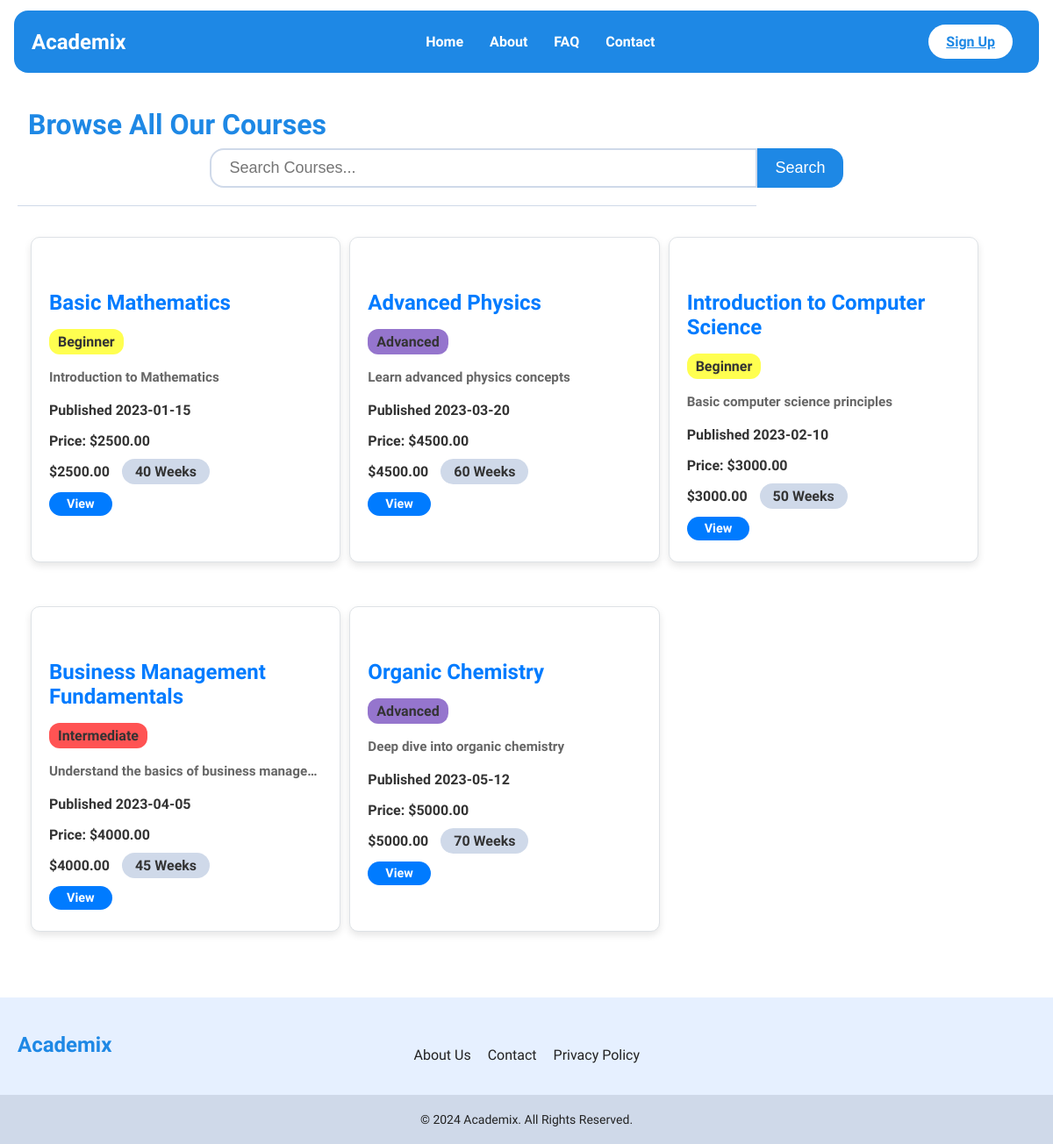
Screenshot of /courses/index.php with the database file from the repository.
### tables this page shows
CREATE TABLE course (
    course_id INT PRIMARY KEY AUTO_INCREMENT,
    course_name VARCHAR(255),
    level VARCHAR(50),
    thumbnail_url VARCHAR(255),
    description TEXT,
    published_date DATE,
    price DECIMAL(10, 2),
    duration INT,
    subject_id INT,
    remarks TEXT,
    status VARCHAR(50),
    reviewed_time DATETIME,
    reviewer_id INT,
    publish_time DATETIME,
    publisher_id INT,
    FOREIGN KEY (subject_id) REFERENCES subject(subject_id),
    FOREIGN KEY (reviewer_id) REFERENCES course_reviewer(reviewer_id),
    FOREIGN KEY (publisher_id) REFERENCES course_publisher(publisher_id)
);

### courses/index.php (the view, shortened to what this page needs)
<!DOCTYPE html>
<html lang="en">
<head>
    <?php
    include "../utils/db.php";
    $search_query = isset($_GET['search']) ? $conn->real_escape_string($_GET['search']) : '';
    if (!empty($search_query)) {
        $sql = "SELECT * FROM course WHERE course_name LIKE '%$search_query%'";
    } else {
        $sql = "SELECT * FROM course";
    }
    $result = $conn->query($sql);
    ?>
    <link rel="stylesheet" href="../styles/global.css">
    <link rel="stylesheet" href="../styles/components.css">
    <link rel="stylesheet" href="../styles/all-courses.css">
    <link rel="stylesheet" href="../styles/components/search-bar.css">
    <link rel="stylesheet" href="../styles/components/loader.css">
</head>
<body>
    <?php
    include "../components/header.php";
    ?>
    <main>
        <h1 class="heading">Browse All Our Courses</h1>
        <form action="" method="GET" class="search-bar search-bar-margin">
            <input type="text" id="search-input" name="search" placeholder="Search Courses..." value="<?= $search_query ?>" oninput="searchCourses()">
            <button id="search-button" type="submit">Search</button>
        </form>
        <div class="courses-list">
            <div class="course-item">
                <div class="course-container">
                    <div class="course-box">
                        <div class='course-container' id="search-list" class="search-list">
                            <?php if ($result->num_rows > 0): ?>
                                <?php while ($row = $result->fetch_assoc()): ?>
                                    <div class='card mb-3 course-card'>
                                        <div class='row g-0'>
                                            <div class='col-md-12'>
                                                <div class='card-body'>
                                                    <h5 class='card-title'><?= $row['course_name'] ?></h5>
                                                    <p class='card-text course-level'><?= $row['level'] ?></p>
                                                    <p class='card-text description'> <?= $row['description'] ?></p>
                                                    <p class='card-text'><strong>Published</strong> <?= $row['published_date'] ?></p>
                                                    <p class='card-text'><strong>Price:</strong> $<?= $row['price'] ?></p>
                                                    <p class='card-text'> $<?= $row['price'] ?> <span class="course-weeks"> <?= $row['duration'] ?> Weeks</span></p>
                                                    <a class='btn btn-primary btn-sm' href='../courses/watch.php?course_id=<?= $row['course_id'] ?>'>View</a>
                                                </div>
                                            </div>
                                        </div>
                                    </div>
                                <?php endwhile; ?>
                            <?php else: ?>
                                <p>No courses found for your search.</p>
                            <?php endif; ?>
                        </div>
                    </div>
                </div>
            </div>
        </div>
    </main>
    <?php include "../components/footer.php"; ?>
</body>
</html>

### components/header.php (shortened to what this page needs)
<?php
$auth_info = [
  "user" =>  ["redirect" => "../user", "button" => "Dashboard"],
  "admin" => ["redirect" => "../admin", "button" => "Administrator"],
  "support" => ["redirect" => "../support", "button" => "Support"],
  "reviewer" => ["redirect" => "../reviewer", "button" => "Reviewer"],
  "publisher" => ["redirect" => "../publisher", "button" => "Publisher"]
];
?>
<header class="header">
  <a class="logo" href="/">Academix</a>
  <nav class="nav">
    <ul class="nav-links">
      <li><a href="/">Home</a></li>
      <li><a href="/about-us">About</a></li>
      <li><a href="/faq">FAQ</a></li>
      <li><a href="/contact-us">Contact</a></li>
    </ul>
  </nav>
  <?php if (isset($_SESSION['user_id'])) { ?>
    <a class="special-button" href="<?php
                                    $role = $_SESSION['role'];
                                    echo $auth_info[$role]['redirect'];
                                    ?>">
      <?php echo $auth_info[$role]['button']; ?>
    </a>
    <form method="post" style="display:inline;">
      <button type="submit" name="sign_out" class="special-button">Sign Out</button>
    </form>
  <?php } else { ?>
    <a class="special-button" href="/sign-up">Sign Up</a>
  <?php } ?>
</header>

### components/footer.php (shortened to what this page needs)
<footer class="footer">
  <div class="footer-content">
    <div class="footer-logo">
      <h3>Academix</h3>
    </div>
    <div class="footer-links">
      <ul>
        <li><a href="/about-us">About Us</a></li>
        <li><a href="/contact-us">Contact</a></li>
        <li><a href="/privacy-policy">Privacy Policy</a></li>
      </ul>
    </div>
    <div class="footer-social">
    </div>
  </div>
  <div class="footer-bottom">
    <p>&copy; 2024 Academix. All Rights Reserved.</p>
  </div>
</footer>

### styles/global.css (style rules this page uses)
:root { --app-bg: #ffffff; --app-white: white; --app-primary: #1e88e5; --app-secondary: #2196f3; --app-active: #cfd9e9; --app-text: #222; --app-mute: #cfd9e9; --app-special: #e6f0ff; --app-error: #ff5353; --font-size-large: 24px; --font-size-small: 14px; --transition: all 300ms ease; }
body { margin: 0; font-family: 'Nunito Sans', system-ui, -apple-system, BlinkMacSystemFont, 'Segoe UI', Roboto, Oxygen, Ubuntu, Cantarell, 'Open Sans', 'Helvetica Neue', sans-serif; background-color: var(--app-bg); }
main { min-height: 80vh; padding: 20px; }
.course-level { width: max-content; padding: 5px 10px; border-radius: 0.75rem; }

### styles/components.css (style rules this page uses)
.heading { color: var(--app-primary); margin: 0.5rem 0.75rem; }
.header { display: flex; justify-content: space-between; align-items: center; padding: 10px 20px; background-color: var(--app-primary); color: var(--app-white); margin: 0.75rem 1rem; border-radius: 1rem; }
.logo { all: unset; cursor: pointer; font-size: 1.5rem; font-weight: bold; }
.nav { flex: 1; }
.nav-links { list-style: none; display: flex; justify-content: center; }
.nav-links li { margin: 0 15px; }
.nav-links a { color: var(--app-white); font-weight: bold; text-decoration: none; }
.special-button { background-color: var(--app-white); border: none; padding: 10px 20px; margin-inline: 10px; color: var(--app-primary); font-weight: bold; border-radius: 2rem; cursor: pointer; transition: var(--transition); }
.footer { background-color: var(--app-special); color: var(--app-text); padding: 40px 0 0 0; text-align: center; }
.footer-content { display: flex; justify-content: space-between; flex-wrap: wrap; max-width: 1200px; margin: 0 auto; padding: 0 20px; }
.footer-logo h3 { font-size: 24px; margin: 0; color: var(--app-primary); }
.footer-links ul { list-style: none; padding: 0; }
.footer-links ul li { display: inline; margin-right: 15px; }
.footer-links ul li a { color: var(--app-text); text-decoration: none; font-size: 16px; transition: color 0.3s ease; }
.footer-bottom { padding: 20px 0; background-color: var(--app-active); margin-top: 20px; }
.footer-bottom p { margin: 0; font-size: 14px; }

### styles/all-courses.css (style rules this page uses)
.btn { display: inline-block; padding: 8px 12px; margin: 4px 0; border: none; border-radius: 4px; cursor: pointer; text-align: center; text-decoration: none; }
.btn-primary { background-color: #007bff; color: white; }
.btn-sm { font-size: 0.9em; padding: 6px 10px; }
.courses-list { display: flex; flex-direction: column; }
.course-item { font-weight: bold; display: flex; justify-content: space-between; align-items: flex-start; margin-bottom: 20px; padding: 15px; border-top: 1px solid var(--app-mute); width: 70%; }
.course-container { display: flex; flex-direction: column; gap: 40px; height: 100%; }
.course-card { border: 1px solid #dee2e6; border-radius: 10px; box-shadow: 0 4px 8px rgba(0, 0, 0, 0.1); transition: transform 0.2s ease-in-out; background-color: #fff; overflow: hidden; margin: 20px 0; }
.course-card .card-body { padding: 20px; }
.course-card .card-title { font-size: 1.5rem; color: #007bff; margin-bottom: 15px; }
.course-card .card-text { font-size: 1rem; margin-bottom: 10px; color: #333; }
.course-card .description { color: #666; font-size: 0.95rem; line-height: 1.5; max-height: 60px; overflow: hidden; text-overflow: ellipsis; white-space: nowrap; }
.course-card .btn { background-color: #007bff; border: none; border-radius: 50px; padding: 5px 20px; transition: background-color 0.2s ease-in-out; }
.course-container { display: grid; width: 90vw; grid-template-columns: repeat(3, 1fr); gap: 10px; }
.course-weeks { margin-inline: 10px; background-color: var(--app-mute); border-radius: 1rem; padding: 5px 15px; }

### styles/components/search-bar.css (style rules this page uses)
.search-bar { display: flex; width: 100%; display: flex; justify-content: center; }
.search-bar input { width: 50%; padding: 10px; padding-inline: 20px; border-radius: 1rem 0rem 0rem 1rem; border: 2px solid var(--app-mute); background-color: var(--app-white); font-size: large; }
#search-button { padding: 5px; cursor: pointer; background-color: var(--app-primary); color: var(--app-white); border: none; border-radius: 0rem 1rem 1rem 0rem; font-size: large; padding-inline: 20px; transition: var(--transition); }
.search-bar-margin { margin-bottom: 20px; }

### rows the page displays
course: course_name "Basic Mathematics", level "Beginner", description "Introduction to Mathematics", published_date "2023-01-15", price "2500.00", duration "40"
course: course_name "Advanced Physics", level "Advanced", description "Learn advanced physics concepts", published_date "2023-03-20", price "4500.00", duration "60"
course: course_name "Introduction to Computer Science", level "Beginner", description "Basic computer science principles", published_date "2023-02-10", price "3000.00", duration "50"
course: course_name "Business Management Fundamentals", level "Intermediate", description "Understand the basics of business manage…", published_date "2023-04-05", price "4000.00", duration "45"
course: course_name "Organic Chemistry", level "Advanced", description "Deep dive into organic chemistry", published_date "2023-05-12", price "5000.00", duration "70"
